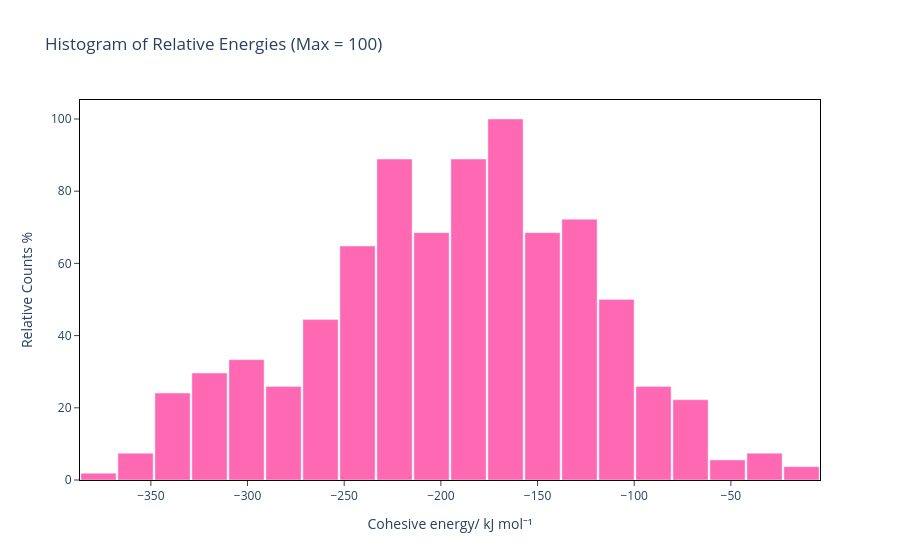

The code cell stored with this chart in its notebook:
### Code cell
y = [(energy - (-63.32357097) - (-0.657269107)*8)* 2625.5 for energy in energy_to_distance.keys()]
y_negative = [val for val in y if val < 0]
counts, bins = np.histogram(y_negative, bins=20)
counts_normalized = counts / counts.max() * 100
bin_centers = 0.5 * (bins[:-1] + bins[1:])

fig = px.bar(
    x=bin_centers,
    y=counts_normalized,
    labels={"x": "Cohesive energy/ kJ mol\u207B\u00B9", "y": "Relative Counts %"},
    title="Histogram of Relative Energies (Max = 100)",
    color_discrete_sequence=['hotpink']
)

fig.update_layout(
    plot_bgcolor="white",
    xaxis=dict(showgrid=False, linecolor="black", mirror=True, ticks="outside"),
    yaxis=dict(showgrid=False, linecolor="black", mirror=True, ticks="outside"),
    bargap=0.05
)

fig.show()

### Figure 1 — Plotly figure (JSON) as saved in the notebook; plotly's stock layout.template omitted (floating-point values rounded to 4 significant figures)
{"data": [{"alignmentgroup": "True", "hovertemplate": "Cohesive energy/ kJ mol⁻¹=%{x}<br>Relative Counts %=%{y}<extra></extra>", "legendgroup": "", "marker": {"color": "hotpink", "pattern": {"shape": ""}}, "name": "", "offsetgroup": "", "orientation": "v", "showlegend": false, "textposition": "auto", "type": "bar", "x": [-377.1, -357.9, -338.8, -319.7, -300.5, -281.4, -262.3, -243.1, -224.0, -204.8, -185.7, -166.6, -147.4, -128.3, -109.2, -90.03, -70.9, -51.76, -32.62, -13.49], "xaxis": "x", "y": [1.852, 7.407, 24.07, 29.63, 33.33, 25.93, 44.44, 64.81, 88.89, 68.52, 88.89, 100, 68.52, 72.22, 50, 25.93, 22.22, 5.556, 7.407, 3.704], "yaxis": "y"}], "layout": {"bargap": 0.05, "barmode": "relative", "legend": {"tracegroupgap": 0}, "plot_bgcolor": "white", "title": {"text": "Histogram of Relative Energies (Max = 100)"}, "xaxis": {"anchor": "y", "domain": [0, 1], "linecolor": "black", "mirror": true, "showgrid": false, "ticks": "outside", "title": {"text": "Cohesive energy/ kJ mol⁻¹"}}, "yaxis": {"anchor": "x", "domain": [0, 1], "linecolor": "black", "mirror": true, "showgrid": false, "ticks": "outside", "title": {"text": "Relative Counts %"}}}}
